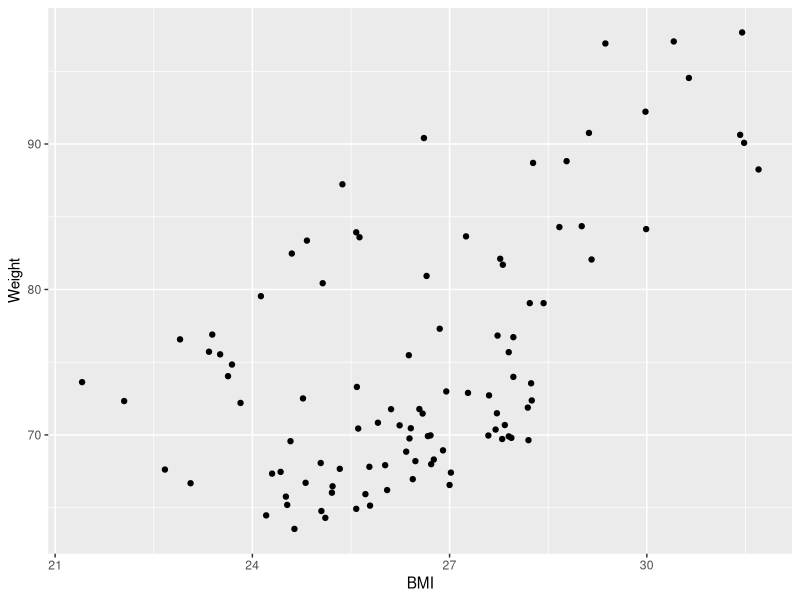
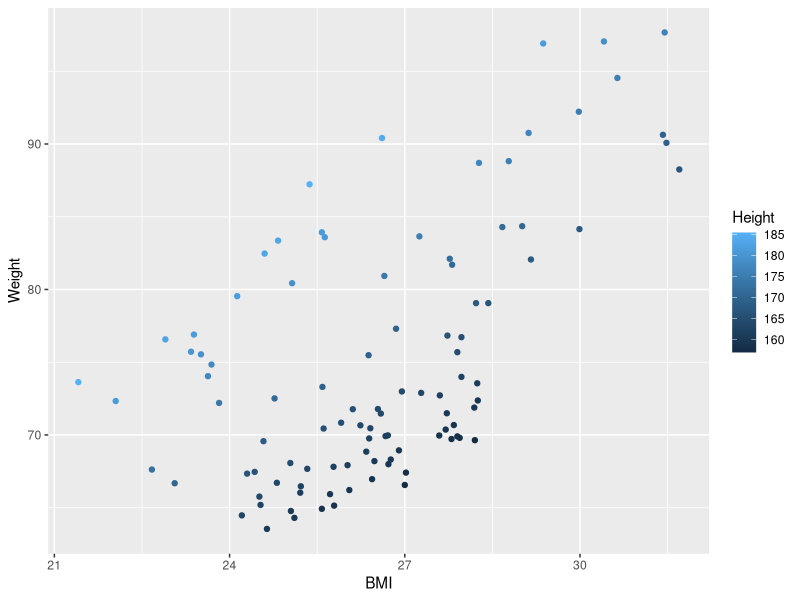
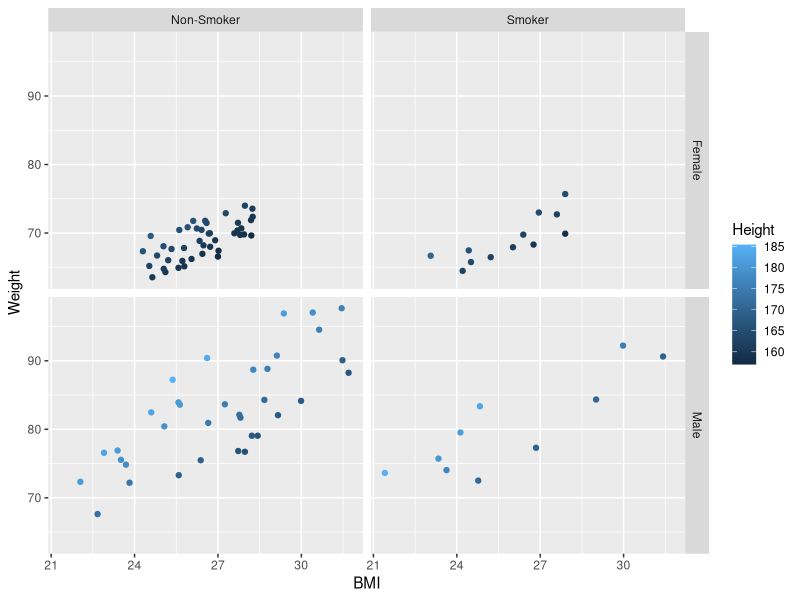
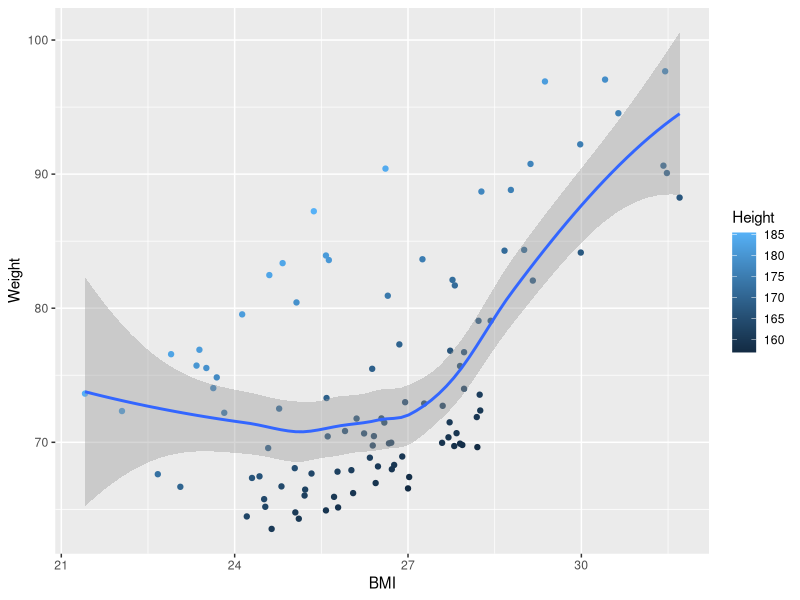
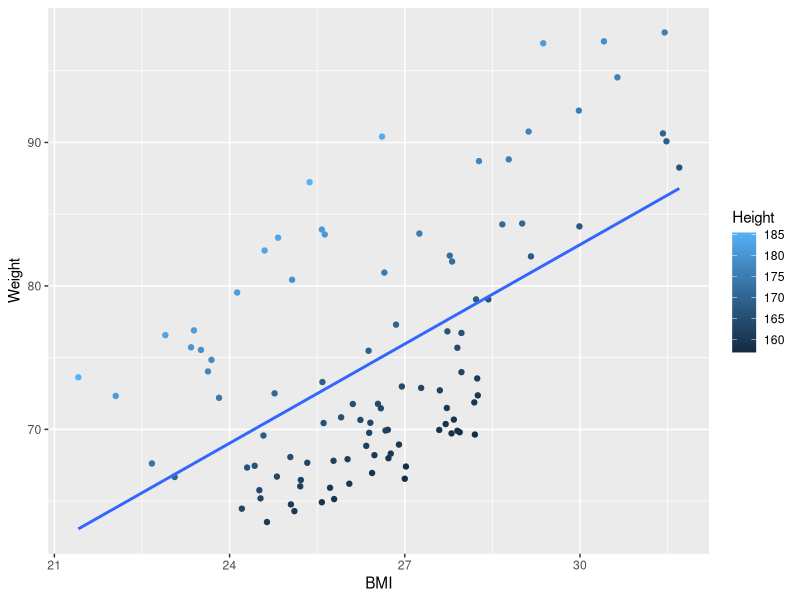
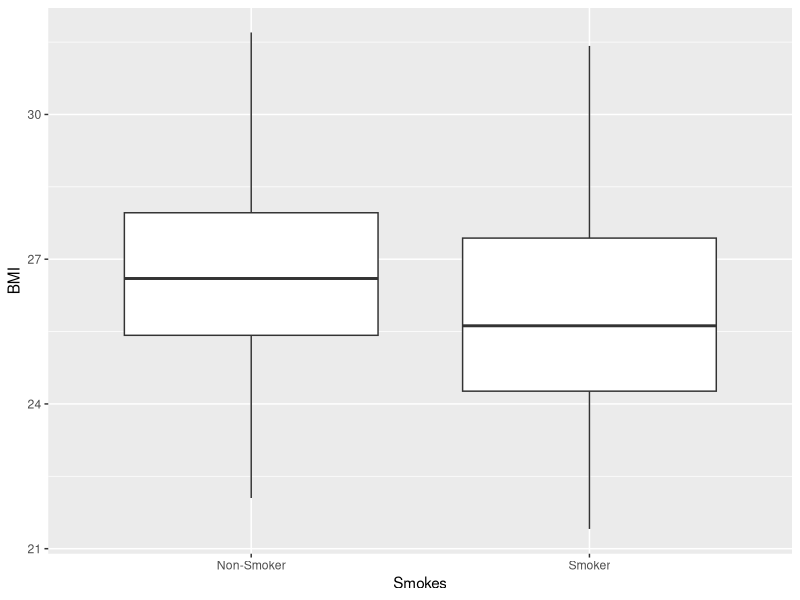
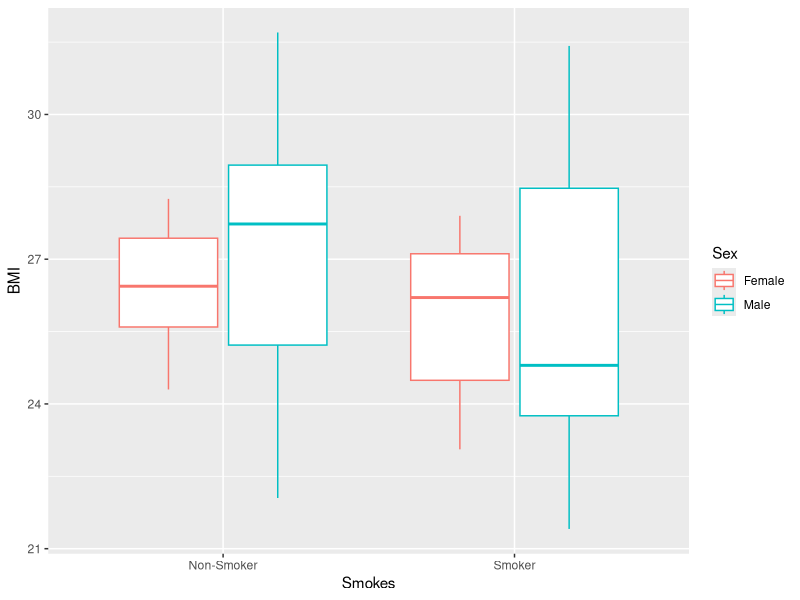
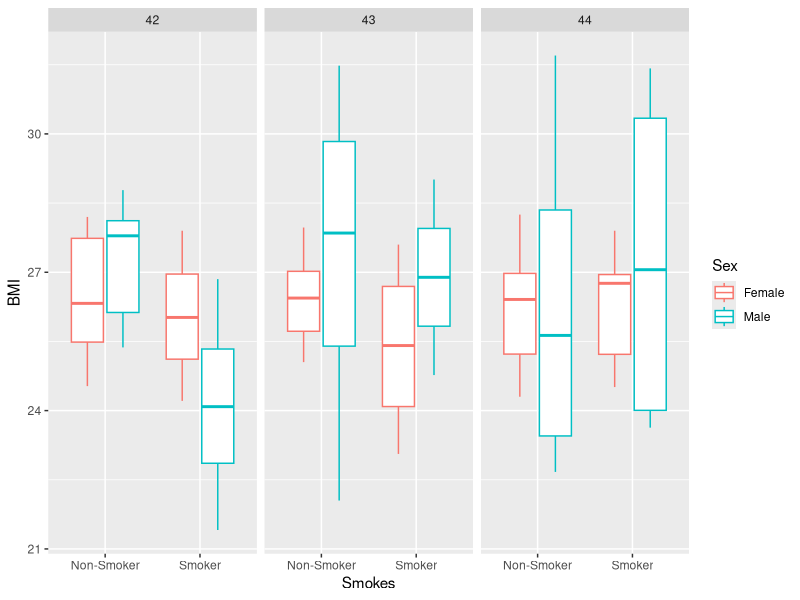

These charts were generated, in order, by the following R code:
## ---- chunk 1
knitr::opts_chunk$set(echo = FALSE, message = FALSE, eval = TRUE)
## ---- chunk 2
library(tidyverse)
patients <- read_tsv("patient-data-cleaned.txt")
## ---- chunk 3
ggplot(data = patients, mapping = aes(x = BMI, y = Weight)) +
  geom_point()
## ---- chunk 4
ggplot(data = patients, mapping = aes(x = BMI, y = Weight, colour = Height)) +
  geom_point()
## ---- chunk 5
ggplot(data = patients, mapping = aes(x = BMI, y = Weight, colour = Height)) +
  geom_point() +
  facet_grid(Sex ~ Smokes)
## ---- chunk 6
ggplot(data = patients, mapping = aes(x = BMI, y = Weight, colour = Height)) +
  geom_point() +
  geom_smooth()
## ---- chunk 7
ggplot(data = patients, mapping = aes(x = BMI, y = Weight, colour = Height)) +
  geom_point() +
  geom_smooth(method = "lm", se = FALSE)
## ---- chunk 8
ggplot(data = patients, mapping = aes(x = Smokes, y = BMI)) +
  geom_boxplot()
## ---- chunk 9
ggplot(data = patients, mapping = aes(x = Smokes, y = BMI, colour = Sex)) +
  geom_boxplot()
## ---- chunk 10
ggplot(data = patients, mapping = aes(x = Smokes, y = BMI, colour = Sex)) +
  geom_boxplot() +
  facet_wrap(~ Age)
## ---- chunk 11
patients$Age <- factor(patients$Age)
ggplot(data = patients, mapping = aes(x = Sex, y = BMI, colour = Age)) +
  geom_boxplot() +
  facet_wrap(~ Smokes)
## ---- chunk 12
ggplot(data = patients, mapping = aes(x = Sex, y = BMI, colour = Age)) +
  geom_violin() +
  facet_wrap(~ Smokes)
## ---- chunk 13
ggplot(data = patients, mapping = aes(x = BMI)) +
  geom_histogram(fill = "blue", binwidth = 0.5)
## ---- chunk 14
ggplot(data = patients, mapping = aes(x = BMI)) +
  geom_density(aes(fill = Sex), alpha = 0.5)
## ---- chunk 15
ggplot(data = patients, mapping = aes(x = BMI)) +
  geom_density(aes(fill = Sex), alpha = 0.5) +
  facet_wrap(~ Grade)
